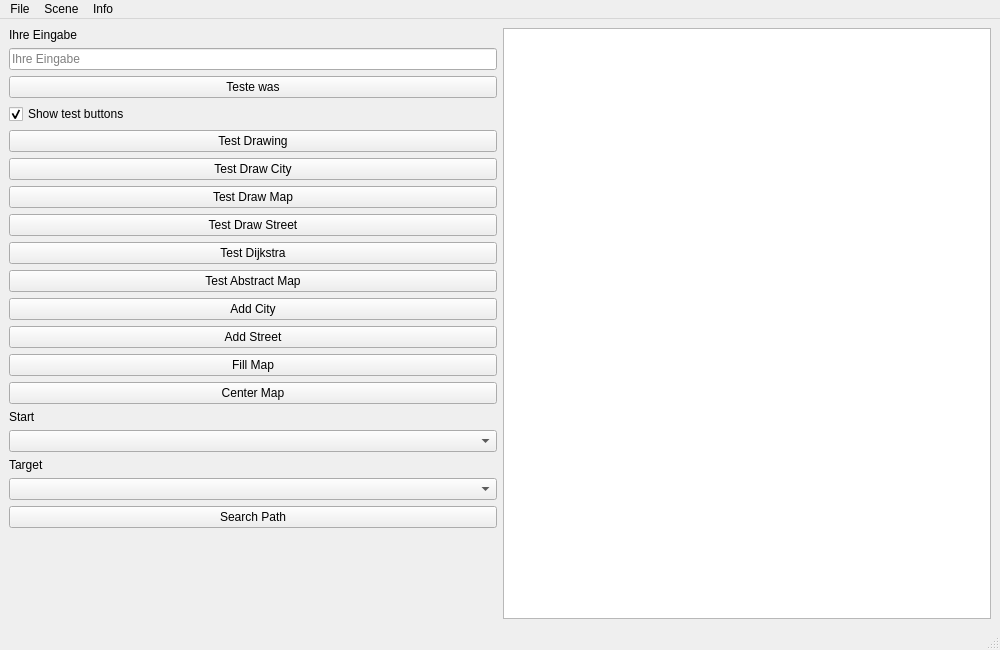
<?xml version="1.0" encoding="UTF-8"?>
<ui version="4.0">
 <class>MainWindow</class>
 <widget class="QMainWindow" name="MainWindow">
  <property name="geometry">
   <rect>
    <x>0</x>
    <y>0</y>
    <width>1000</width>
    <height>650</height>
   </rect>
  </property>
  <property name="windowTitle">
   <string>Streetplanner</string>
  </property>
  <widget class="QWidget" name="centralwidget">
   <layout class="QGridLayout" name="gridLayout">
    <item row="0" column="0">
     <layout class="QVBoxLayout" name="sideLayout">
      <item>
       <widget class="QLabel" name="labelInput">
        <property name="text">
         <string>Ihre Eingabe</string>
        </property>
       </widget>
      </item>
      <item>
       <widget class="QLineEdit" name="lineEditInput">
        <property name="placeholderText">
         <string>Ihre Eingabe</string>
        </property>
        <property name="clearButtonEnabled">
         <bool>true</bool>
        </property>
       </widget>
      </item>
      <item>
       <widget class="QPushButton" name="pushButtonTestInput">
        <property name="toolTip">
         <string>Testet, ob die Eingabe eine Zahl oder ein Text ist.</string>
        </property>
        <property name="text">
         <string>Teste was</string>
        </property>
       </widget>
      </item>
      <item>
       <widget class="QCheckBox" name="checkBoxShowTests">
        <property name="text">
         <string>Show test buttons</string>
        </property>
        <property name="checked">
         <bool>true</bool>
        </property>
       </widget>
      </item>
      <item>
       <widget class="QPushButton" name="pushButtonTestDrawing">
        <property name="text">
         <string>Test Drawing</string>
        </property>
       </widget>
      </item>
      <item>
       <widget class="QPushButton" name="pushButtonTestDrawCity">
        <property name="text">
         <string>Test Draw City</string>
        </property>
       </widget>
      </item>
      <item>
       <widget class="QPushButton" name="pushButtonTestDrawMap">
        <property name="text">
         <string>Test Draw Map</string>
        </property>
       </widget>
      </item>
      <item>
       <widget class="QPushButton" name="pushButtonTestDrawStreet">
        <property name="text">
         <string>Test Draw Street</string>
        </property>
       </widget>
      </item>
      <item>
       <widget class="QPushButton" name="pushButtonTestDijkstra">
        <property name="text">
         <string>Test Dijkstra</string>
        </property>
       </widget>
      </item>
      <item>
       <widget class="QPushButton" name="pushButtonTestAbstractMap">
        <property name="text">
         <string>Test Abstract Map</string>
        </property>
       </widget>
      </item>
      <item>
       <widget class="QPushButton" name="pushButtonAddCity">
        <property name="text">
         <string>Add City</string>
        </property>
       </widget>
      </item>
      <item>
       <widget class="QPushButton" name="pushButtonAddStreet">
        <property name="text">
         <string>Add Street</string>
        </property>
       </widget>
      </item>
      <item>
       <widget class="QPushButton" name="pushButtonFillMap">
        <property name="text">
         <string>Fill Map</string>
        </property>
       </widget>
      </item>
      <item>
       <widget class="QPushButton" name="pushButtonCenterMap">
        <property name="text">
         <string>Center Map</string>
        </property>
       </widget>
      </item>
      <item>
       <widget class="QLabel" name="labelStartCity">
        <property name="text">
         <string>Start</string>
        </property>
       </widget>
      </item>
      <item>
       <widget class="QComboBox" name="comboBoxStartCity"/>
      </item>
      <item>
       <widget class="QLabel" name="labelTargetCity">
        <property name="text">
         <string>Target</string>
        </property>
       </widget>
      </item>
      <item>
       <widget class="QComboBox" name="comboBoxTargetCity"/>
      </item>
      <item>
       <widget class="QPushButton" name="pushButtonSearchPath">
        <property name="text">
         <string>Search Path</string>
        </property>
       </widget>
      </item>
      <item>
       <spacer name="verticalSpacer">
        <property name="orientation">
         <enum>Qt::Vertical</enum>
        </property>
        <property name="sizeHint" stdset="0">
         <size>
          <width>20</width>
          <height>40</height>
         </size>
        </property>
       </spacer>
      </item>
     </layout>
    </item>
    <item row="0" column="1">
     <widget class="QGraphicsView" name="graphicsView"/>
    </item>
   </layout>
  </widget>
  <widget class="QMenuBar" name="menubar">
   <property name="geometry">
    <rect>
     <x>0</x>
     <y>0</y>
     <width>1000</width>
     <height>30</height>
    </rect>
   </property>
   <widget class="QMenu" name="menuFile">
    <property name="title">
     <string>File</string>
    </property>
    <addaction name="actionOpen"/>
    <addaction name="actionSave"/>
    <addaction name="separator"/>
    <addaction name="actionExit"/>
   </widget>
   <widget class="QMenu" name="menuScene">
    <property name="title">
     <string>Scene</string>
    </property>
    <addaction name="actionClear_Scene"/>
   </widget>
   <widget class="QMenu" name="menuInfo">
    <property name="title">
     <string>Info</string>
    </property>
    <addaction name="actionAbout"/>
   </widget>
   <addaction name="menuFile"/>
   <addaction name="menuScene"/>
   <addaction name="menuInfo"/>
  </widget>
  <widget class="QStatusBar" name="statusbar"/>
  <action name="actionOpen">
   <property name="enabled">
    <bool>true</bool>
   </property>
   <property name="text">
    <string>Open...</string>
   </property>
  </action>
  <action name="actionSave">
   <property name="enabled">
    <bool>false</bool>
   </property>
   <property name="text">
    <string>Save</string>
   </property>
  </action>
  <action name="actionExit">
   <property name="text">
    <string>Exit</string>
   </property>
   <property name="shortcut">
    <string>Alt+E</string>
   </property>
  </action>
  <action name="actionClear_Scene">
   <property name="text">
    <string>Clear Scene</string>
   </property>
   <property name="shortcut">
    <string>Alt+S</string>
   </property>
  </action>
  <action name="actionAbout">
   <property name="text">
    <string>About</string>
   </property>
  </action>
 </widget>
 <resources/>
 <connections/>
</ui>
